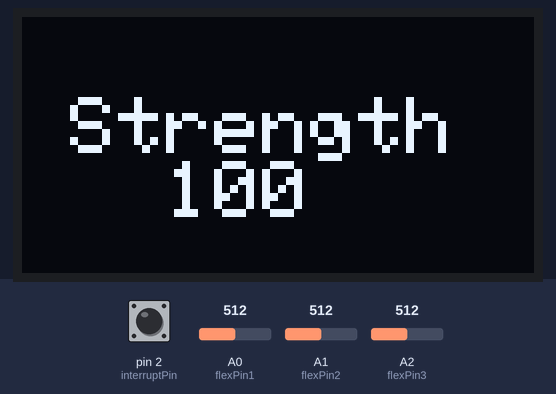
The sketch below on a simulated Arduino Uno, built with avr-gcc and run on an emulated ATmega328P. Shown: 128×64 one-colour display. The inputs (shaded band) are chosen by the test bench; at power-on: pin 2 (interruptPin) LOW, A0 (flexPin1) = 512, A1 (flexPin2) = 512, A2 (flexPin3) = 512. The display library's start-up logo is not drawn.

Above: at 1.1 s.

The sketch:

Flex_and_Oled_V3_1.ino
```cpp
const int flexPin1 = A0;        // Pin connected to voltage divider output
const int flexPin2 = A1;        // Pin connected to voltage divider output
const int flexPin3 = A2;        // Pin connected to voltage divider output
const byte interruptPin = 2;    // For the reset switch

volatile float prev_avgAngle = 0;            // A global variable to store the average resistance

// Change following constants according to your project's design

const float VCC = 5;                    // voltage at Ardunio 5V line
const float R_DIV = 47000.0;            // resistor used to create a voltage divider
const long flatResistance = 10000;       // resistance when flat
const long bendResistance = 16000;      // resistance at 90 deg
int SP_delay = 10;                      // The delay within serial print commands.
int AD_delay = 1000;                    // The time delay of the welcome screen adafruit logo

#include <SPI.h>
#include <Wire.h>
#include <Adafruit_GFX.h>
#include <Adafruit_SSD1306.h>
#define SCREEN_WIDTH 128 // OLED display width, in pixels
#define SCREEN_HEIGHT 64 // OLED display height, in pixels

// Declaration for an SSD1306 display connected to I2C (SDA, SCL pins)
#define OLED_RESET    -1 // Reset pin # (or -1 if sharing Arduino reset pin)
#define SCREEN_ADDRESS 0x3C ///< See datasheet for Address; 0x3D for 128x64, 0x3C for 128x32
Adafruit_SSD1306 display(SCREEN_WIDTH, SCREEN_HEIGHT, &Wire, OLED_RESET);

void setup()
{
  Serial.begin(9600);
  pinMode(flexPin1, INPUT);
  pinMode(flexPin2, INPUT);
  pinMode(flexPin3, INPUT);
  pinMode(interruptPin, INPUT);
  attachInterrupt(digitalPinToInterrupt(interruptPin), resetbtn, CHANGE);

  // SSD1306_SWITCHCAPVCC = generate display voltage from 3.3V internally
  if (!display.begin(SSD1306_SWITCHCAPVCC, SCREEN_ADDRESS)) {
    Serial.println(F("SSD1306 allocation failed"));
    for (;;); // Don't proceed, loop forever
  }
  // Show initial display buffer contents on the screen --
  // the library initializes this with an Adafruit splash screen.
  display.display();
  delay(AD_delay);
  display.clearDisplay();
}

void loop()
{
  // Read the ADC, and calculate voltage and resistance from it
  int ADCflex1 = analogRead(flexPin1);
  float Vflex1 = ADCflex1 * VCC / 1023.0;
  float Rflex1 = R_DIV * (VCC / Vflex1 - 1.0);

  int ADCflex2 = analogRead(flexPin2);
  float Vflex2 = ADCflex2 * VCC / 1023.0;
  float Rflex2 = R_DIV * (VCC / Vflex2 - 1.0);

  int ADCflex3 = analogRead(flexPin3);
  float Vflex3 = ADCflex3 * VCC / 1023.0;
  float Rflex3 = R_DIV * (VCC / Vflex3 - 1.0);

  // Use the calculated resistance to estimate the sensor's bend angle:
  float angle1 = map(Rflex1, flatResistance, bendResistance, 0, 100.0);
  angle1 = constrain(angle1,0,100);

  float angle2 = map(Rflex2, flatResistance, bendResistance, 0, 100.0);
  angle2 = constrain(angle2,0,100);

  float angle3 = map(Rflex3, flatResistance, bendResistance, 0, 100.0);
  angle3 = constrain(angle3,0,100);

   // Average Angle
  float avgAngle = (angle1 + angle2 + angle3) / 3;
  int display_val = int(avgAngle);    // remove the decimal points

  String k;             // to adjust the cursor
  if(display_val==100){
    k = "  ";
  }
  else{
    k = "   ";
  }

  if (avgAngle >= prev_avgAngle) { // Display the AVG strength and holds it
    display.clearDisplay();
    display.setTextSize(2);
    display.setTextColor(WHITE);
    display.setCursor(0, 20);
    display.print(" Strength  ");
    display.println(k + String(display_val));
    display.display();
    prev_avgAngle = avgAngle;
    delay(100);
  }
}

void resetbtn() {
  prev_avgAngle = 0;
}
```
